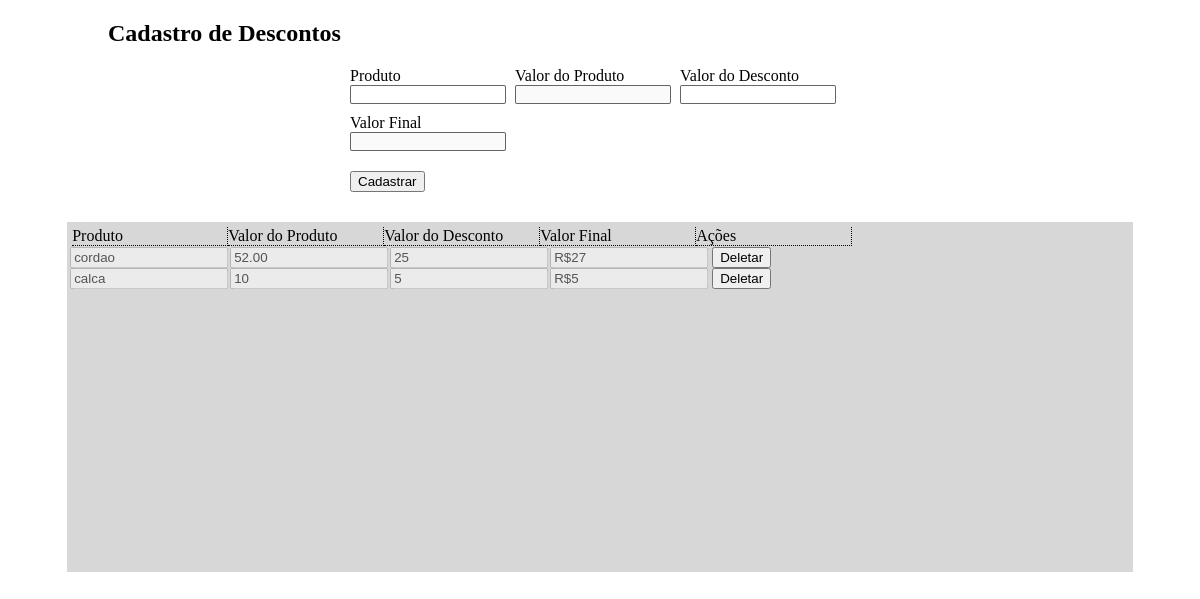
/cad_descontos/desconto.php, run on an earlier commit of the app's database.
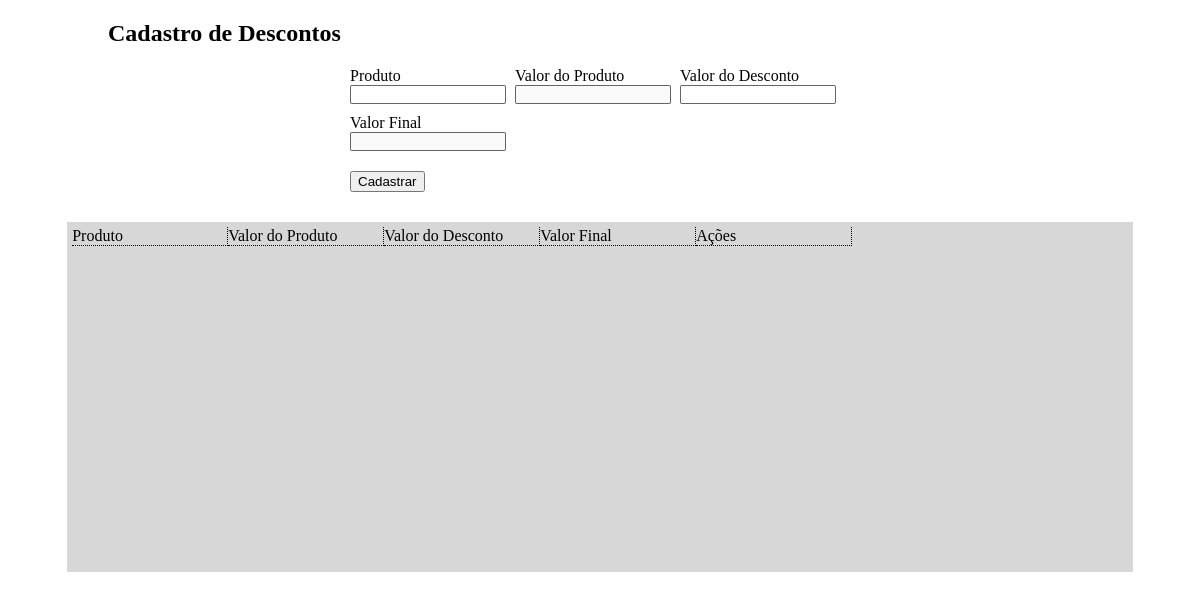
And on a later commit of the database.
### tables this page shows
CREATE TABLE IF NOT EXISTS `descontos` (
`id` int(15) NOT NULL,
  `produto` varchar(35) NOT NULL,
  `valor` varchar(35) NOT NULL,
  `desconto` varchar(35) NOT NULL,
  `final` varchar(35) NOT NULL
);

### cad_descontos/php/exibir_descontos.php (called while the page is built)
<?php
	$sql_exibir_descontos = "SELECT * FROM descontos ORDER BY id ASC";
	$query_exibir_descontos = mysqli_query($conexao, $sql_exibir_descontos) or die(mysqli_error($conexao));
	$exibir_descontos = mysqli_fetch_assoc($query_exibir_descontos);
?>

### cad_descontos/desconto.php (the view, shortened to what this page needs)
<!DOCTYPE html PUBLIC "-//W3C//DTD XHTML 1.0 Transitional//EN" "http://www.w3.org/TR/xhtml1/DTD/xhtml1-transitional.dtd">
<html xmlns="http://www.w3.org/1999/xhtml">
<head>
<link rel="stylesheet" type="text/css" href="css/descontos.css">
</head>
<body>
<?php
	include_once('../php/conexao.php');
	include_once('php/exibir_descontos.php');
?>
	<div class="formulario_descontos">
		<h2>Cadastro de Descontos</h2>
		<form method="POST" class="cadastro_descontos">
			<div>
				<div>
				<label>Produto</label>
				<input type="text" id="cad_desconto_produto" name="cad_desconto_produto" class="descontos_padrao" value="" onkeyUp="carregar()" onblur="mudar()" />
				</div>
				<div>
				<label>Valor do Produto</label>
				<input type="text" id="cad_desconto_valor_new" name="cad_desconto_valor_new" class="descontos_padrao" value="" disabled />
				</div>
				<div>
				<label>Valor do Desconto</label>
				<input type="text" id="cad_desconto_desconto" name="cad_desconto_desconto" class="descontos_padrao" onblur="calcular()" />
				</div>
				<div>
				<label>Valor Final</label>
				<input type="text" id="cad_desconto_final" name="cad_desconto_final" class="descontos_padrao" disabled />
				</div>
			</div>
			<div class="descontos_botao">
				<input type="submit" id="cad_desconto_button" name="cad_desconto_button" class="click" value="Cadastrar" onclick="salvando()" />
			</div>
		</form>
	</div>
	<div>
	<div class="fundo_descontos">
		<div class="cabecalho_exibir">
			<ul>
				<li>Produto</li>
				<li>Valor do Produto</li>
				<li>Valor do Desconto</li>
				<li>Valor Final</li>
				<li>Ações</li>
			</ul>
		</div>
		<div class="exibir_descontos">
<?php
	if($exibir_descontos > 0){
		do{
?>
			<form method="POST">
				<input type="text" onkeyUp="carregar_edit()" name="produto_descontos<?=$exibir_descontos['id']?>" id="produto_descontos<?=$exibir_descontos['id']?>" class="Idescontos" value="<?php echo $exibir_descontos['produto']; ?>" disabled />
				<input type="text" name="valor_descontos<?=$exibir_descontos['id']?>" id="valor_descontos<?=$exibir_descontos['id']?>" onblur="calcular_edicao()" class="Idescontos" value="<?php echo $exibir_descontos['valor']; ?>" disabled />
				<input type="text" name="desconto_descontos<?=$exibir_descontos['id']?>" id="desconto_descontos<?=$exibir_descontos['id']?>" onblur="calcular_edicao()" class="Idescontos" value="<?php echo $exibir_descontos['desconto']; ?>" disabled />
				<input type="text" name="final_descontos<?=$exibir_descontos['id']?>" id="final_descontos<?=$exibir_descontos['id']?>" class="Idescontos" value="<?php echo $exibir_descontos['final']; ?>" disabled />
				<input type="submit" name="deletar_descontos<?=$exibir_descontos['id']?>" id="deletar_descontos<?=$exibir_descontos['id']?>" class="click" value="Deletar" />
			</form>
<?php
		}while($exibir_descontos = mysqli_fetch_assoc($query_exibir_descontos));
	}
?>
		</div>
	</div>
</body>
</html>

### cad_descontos/css/descontos.css (style rules this page uses)
div.formulario_descontos h2 { font-family: Agency FB; margin-left: 100px; }
form.cadastro_descontos div { float:left; }
form.cadastro_descontos { width: 500px; height: 100px; margin: 10px auto 0px auto; }
form.cadastro_descontos div div { width: 150px; float: left; margin-right: 15px; padding-bottom: 10px; }
input.descontos_padrao { width: 150px; border-radius: 2px; border: 1px groove rgba(0,0,0,0.6); }
div.descontos_botao { margin-top: 10px; margin-bottom: 30px; font-family: Agency FB; font-size: 17px; float: left; }
div.fundo_descontos { margin: -50px auto 0 auto; width: 90%; height: 350px; background: rgb(215,215,215); overflow: scroll; }
div.cabecalho_exibir { width: 800px; float: left; }
div.cabecalho_exibir ul { list-style-type: none; margin: 5px 0px 0px 5px; padding: 0px; }
div.cabecalho_exibir li { width: 140px; float: left; padding-right: 15px; border-right: 1px dotted black; border-bottom: 1px dotted black; }
input.click { cursor: pointer; }
div.exibir_descontos { width: 815px; float: left; margin: 1px 0px 0px 5px; }
div.exibir_descontos input.Idescontos { width: 150px; margin: 0px 0px 0px -2px; }

What changed in the data, as far as the page shows it:
removed descontos: produto "cordao", valor "52.00", desconto "25", final "R$27"
removed descontos: produto "calca", valor "10", desconto "5", final "R$5"
